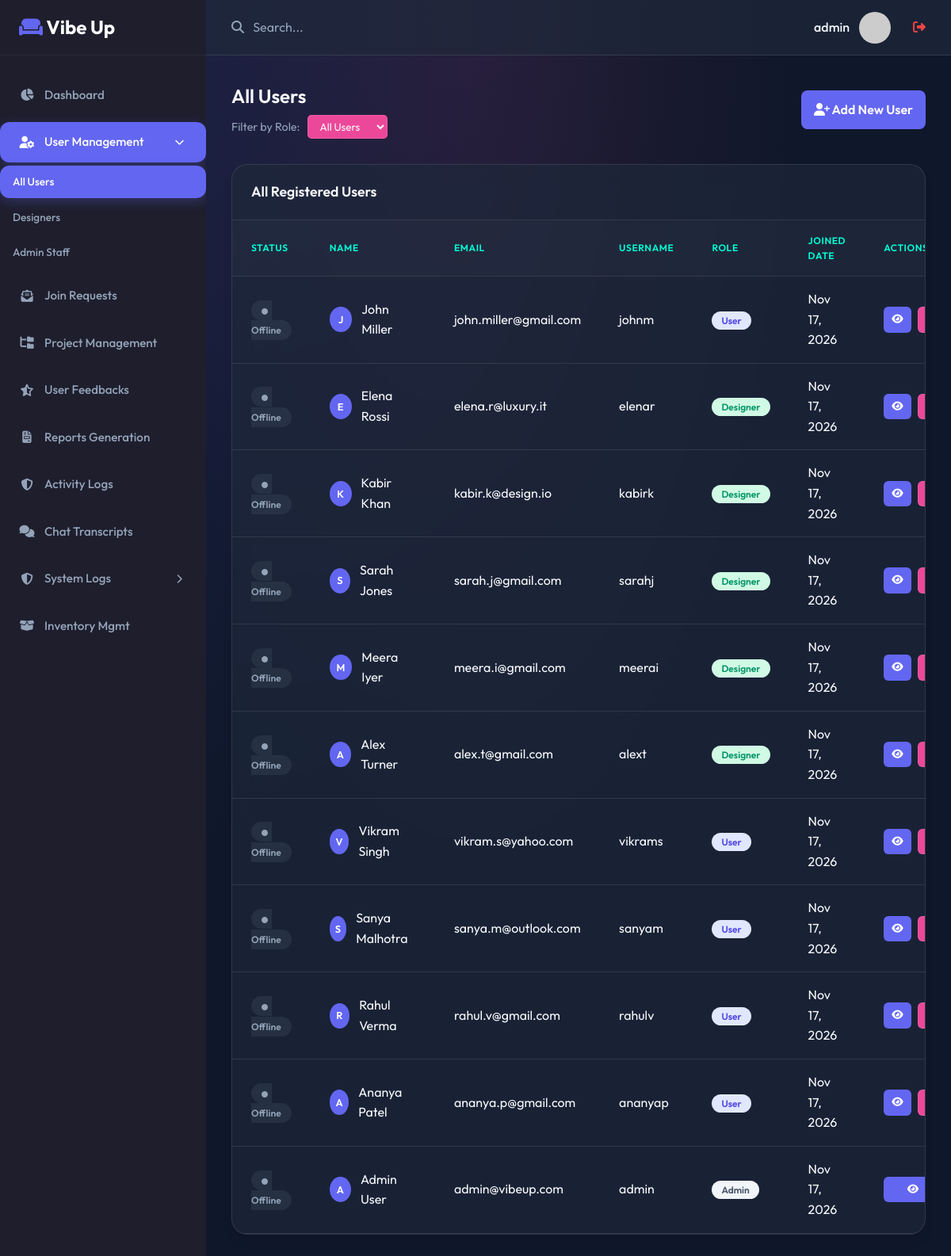
/admin/users.php (signed in), run on the app's committed database.
### tables this page shows
CREATE TABLE `user` (
  `id` char(20) NOT NULL,
  `name` varchar(100) NOT NULL,
  `email` varchar(50) NOT NULL,
  `username` varchar(50) NOT NULL,
  `password_hash` varchar(255) NOT NULL,
  `password` varchar(255) DEFAULT NULL COMMENT 'Plain text password for api_v2 compatibility',
  `phone` varchar(15) NOT NULL,
  `profile_pic_url` text DEFAULT NULL,
  `dob` date NOT NULL,
  `role` enum('user','designer','admin') DEFAULT 'user',
  `last_activity` timestamp NOT NULL DEFAULT current_timestamp() ON UPDATE current_timestamp(),
  `created_at` timestamp NOT NULL DEFAULT current_timestamp()
);

### admin/users.php (the view, shortened to what this page needs)
<?php
$db = new Database();
$conn = $db->getConnection();
require_once '../includes/header.php';
require_once '../includes/sidebar.php';
$role_filter = $_GET['role'] ?? 'all';
$status_filter = $_GET['filter'] ?? 'all';
$query = "SELECT id, name, email, username, role, created_at, last_activity FROM user";
$params = [];
$query .= " ORDER BY created_at DESC";
$stmt = $conn->prepare($query);
$stmt->execute($params);
$users = $stmt->fetchAll();
?>
<div class="page-header">
    <div style="display: flex; flex-direction: column; gap: 5px;">
        <h1 class="page-title"><?= $status_filter === 'online' ? 'Online ' : '' ?><?= $role_filter === 'all' ? 'All Users' : ucfirst($role_filter) . 's' ?></h1>
        <div style="display: flex; gap: 10px; align-items: center;">
            <span style="font-size: 0.9rem; color: var(--text-muted);">Filter by Role:</span>
            <select onchange="location.href='users.php?role=' + this.value" style="padding: 5px 10px; border-radius: 5px; border: 1px solid var(--border); background: var(--secondary); color: var(--text);">
                <option value="all" <?= $role_filter === 'all' ? 'selected' : '' ?>>All Users</option>
            </select>
        </div>
    </div>
    <div class="action-btns">
        <a href="add_user.php" class="btn-primary">
            <i class="fa-solid fa-user-plus"></i> Add New User
        </a>
    </div>
</div>
<div class="card">
    <div class="card-header">
        <h3 class="card-title">All Registered Users</h3>
    </div>
    <div class="card-body" style="padding: 0;">
        <div class="table-responsive">
            <table class="table">
                <thead>
                    <tr>
                        <th>Status</th>
                        <th>Name</th>
                        <th>Email</th>
                        <th>Username</th>
                        <th>Role</th>
                        <th>Joined Date</th>
                        <th>Actions</th>
                    </tr>
                </thead>
                <tbody>
                    <?php foreach ($users as $user): ?>
                        <tr>
                            <td>
                                <?php
                                $is_online = (isset($user['last_activity']) && strtotime($user['last_activity']) > (time() - 300));
                                ?>
                                <span class="badge" style="background: <?= $is_online ? 'rgba(16, 185, 129, 0.1)' : 'rgba(148, 163, 184, 0.1)' ?>; color: <?= $is_online ? '#10b981' : '#94a3b8' ?>; border: 1px solid <?= $is_online ? '#10b981' : 'transparent' ?>;">
                                    <i class="fa-solid fa-circle" style="font-size: 0.5rem; margin-right: 5px;"></i>
                                    <?= $is_online ? 'Online' : 'Offline' ?>
                                </span>
                            </td>
                            <td>
                                <div style="display: flex; align-items: center; gap: 0.75rem;">
                                    <div style="width: 32px; height: 32px; border-radius: 50%; background: var(--primary); display: flex; align-items: center; justify-content: center; font-size: 0.8rem; font-weight: 600; color: #fff;">
                                        <?= strtoupper(substr($user['name'], 0, 1)) ?>
                                    </div>
                                    <?= htmlspecialchars((string)$user['name']) ?>
                                </div>
                            </td>
                            <td><?= htmlspecialchars((string)$user['email']) ?></td>
                            <td><?= htmlspecialchars((string)$user['username']) ?></td>
                            <td>
                                <span class="badge badge-<?= $user['role'] == 'admin' ? 'completed' : ($user['role'] == 'designer' ? 'active' : 'planning') ?>">
                                    <?= ucfirst($user['role']) ?>
                                </span>
                            </td>
                            <td><?= date('M d, Y', strtotime($user['created_at'])) ?></td>
                            <td>
                                <div class="action-btns">
                                    <a href="user_details.php?id=<?= $user['id'] ?>" class="btn-primary btn-sm" title="View Details" style="padding: 5px 10px; min-width: unset;">
                                        <i class="fa-solid fa-eye"></i>
                                    </a>
                                    <a href="edit_user.php?id=<?= $user['id'] ?>" class="btn-secondary btn-sm" title="Edit" style="padding: 5px 10px; min-width: unset; background: var(--secondary); color: var(--text); border: 1px solid var(--border);">
                                    </a>
                                </div>
                            </td>
                        </tr>
                    <?php endforeach; ?>
                </tbody>
            </table>
        </div>
    </div>
</div>
<?php require_once '../includes/footer.php'; ?>

### assets/css/style.css (style rules this page uses)
:root { --primary: #6366f1; --primary-hover: #4f46e5; --secondary: #ec4899; --accent: #00ffd5; --background: #0f172a; --surface: rgba(30, 41, 59, 0.7); --text-main: #f8fafc; --text-muted: #94a3b8; --border: rgba(255, 255, 255, 0.1); --success: #10b981; --danger: #ef4444; --warning: #f59e0b; --sidebar-bg: #1e1e2d; --sidebar-text: #9899ac; --sidebar-hover: #ffffff; --sidebar-active: var(--primary); --glass: rgba(255, 255, 255, 0.05); --glass-border: rgba(255, 255, 255, 0.1); }
* { margin: 0; padding: 0; box-sizing: border-box; font-family: 'Outfit', sans-serif; }
html { scroll-behavior: smooth; }
body { background-color: var(--background); background-image: radial-gradient(at 0% 0%, rgba(99, 102, 241, 0.15) 0, transparent 50%), radial-gradient(at 50% 0%, rgba(236, 72, 153, 0.1) 0, transparent 50%); color: var(--text-main); line-height: 1.6; min-height: 100vh; }
.btn-primary { display: block; width: 100%; padding: 0.75rem 1rem; background-color: var(--primary); color: white; border: none; border-radius: 0.5rem; font-size: 1rem; font-weight: 600; cursor: pointer; transition: background-color 0.2s; text-decoration: none; text-align: center; }
.page-header { display: flex; justify-content: space-between; align-items: center; margin-bottom: 2rem; }
.page-title { font-size: 1.5rem; font-weight: 600; color: var(--text-main); }
.card { background: var(--surface); backdrop-filter: blur(12px); -webkit-backdrop-filter: blur(12px); border-radius: 1.25rem; box-shadow: 0 10px 15px -3px rgba(0, 0, 0, 0.1), 0 4px 6px -2px rgba(0, 0, 0, 0.05); border: 1px solid var(--border); overflow: hidden; margin-bottom: 1.5rem; transition: transform 0.2s ease, box-shadow 0.2s ease; }
.card-header { padding: 1.25rem 1.5rem; border-bottom: 1px solid var(--border); display: flex; justify-content: space-between; align-items: center; }
.card-title { font-weight: 600; font-size: 1.1rem; }
.card-body { padding: 1.5rem; }
.table-responsive { overflow-x: auto; }
.table { width: 100%; border-collapse: collapse; }
.table th, .table td { padding: 1rem 1.5rem; text-align: left; border-bottom: 1px solid var(--border); }
.table th { font-weight: 600; color: var(--accent); background-color: rgba(255, 255, 255, 0.02); text-transform: uppercase; font-size: 0.75rem; letter-spacing: 0.05em; }
.badge { padding: 0.25rem 0.75rem; border-radius: 9999px; font-size: 0.75rem; font-weight: 600; }
.badge-planning { background-color: #e0e7ff; color: #4f46e5; }
.badge-active { background-color: #d1fae5; color: #059669; }
.badge-completed { background-color: #f1f5f9; color: #475569; }
.btn-sm { padding: 0.4rem 0.8rem; font-size: 0.8rem; border-radius: 0.375rem; }
.btn-secondary { background-color: var(--text-muted); }
.action-btns { display: flex; gap: 0.5rem; }

### data on the page
user: shows "Offline", name "J", name "John Miller", email "john.miller@gmail.com", username "johnm", role "User", created_at "Nov 17, 2026"
user: shows "Offline", name "E", name "Elena Rossi", email "elena.r@luxury.it", username "elenar", role "Designer", created_at "Nov 17, 2026"
user: shows "Offline", name "K", name "Kabir Khan", email "kabir.k@design.io", username "kabirk", role "Designer", created_at "Nov 17, 2026"
user: shows "Offline", name "S", name "Sarah Jones", email "sarah.j@gmail.com", username "sarahj", role "Designer", created_at "Nov 17, 2026"
user: shows "Offline", name "M", name "Meera Iyer", email "meera.i@gmail.com", username "meerai", role "Designer", created_at "Nov 17, 2026"
user: shows "Offline", name "A", name "Alex Turner", email "alex.t@gmail.com", username "alext", role "Designer", created_at "Nov 17, 2026"
user: shows "Offline", name "V", name "Vikram Singh", email "vikram.s@yahoo.com", username "vikrams", role "User", created_at "Nov 17, 2026"
user: shows "Offline", name "S", name "Sanya Malhotra", email "sanya.m@outlook.com", username "sanyam", role "User", created_at "Nov 17, 2026"
user: shows "Offline", name "R", name "Rahul Verma", email "rahul.v@gmail.com", username "rahulv", role "User", created_at "Nov 17, 2026"
user: shows "Offline", name "A", name "Ananya Patel", email "ananya.p@gmail.com", username "ananyap", role "User", created_at "Nov 17, 2026"
user: shows "Offline", name "A", name "Admin User", email "admin@vibeup.com", username "admin", role "Admin", created_at "Nov 17, 2026"

### other printed values
$_SESSION['admin_username'] "admin"
